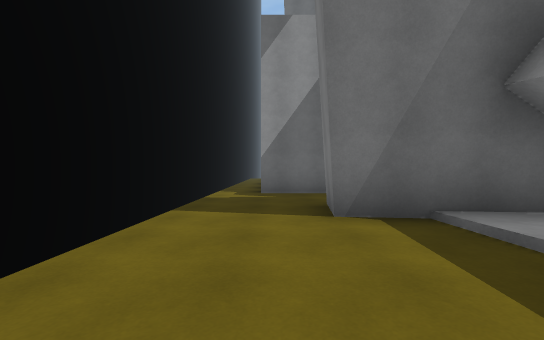
view 1 (above)

20 first-person views from a walk through a Unity game level. The camera is 1.2 m above the floor, looks level and sees 90° across. The floor is counted in squares, 2 m on a side. Each view is taken from the middle of a square. On the plan, view 1 faces up. The plan holds only what a view shows up to about 9 squares ahead; the rest is blank. The place goes on beyond the plan.

view 2
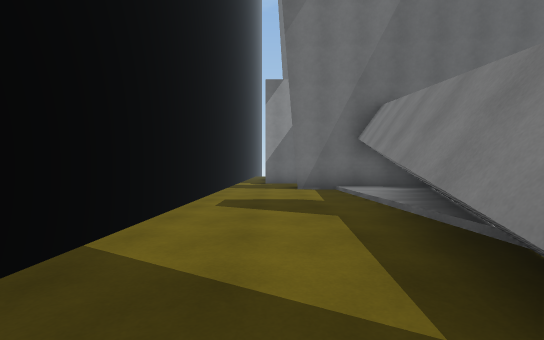

view 3
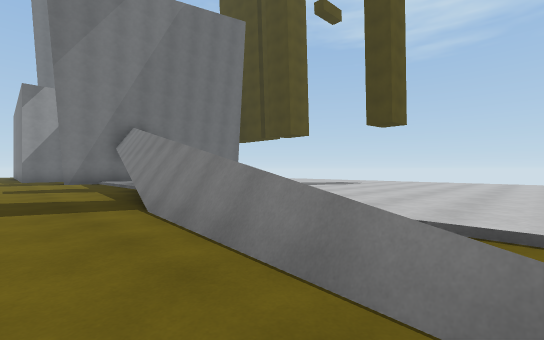

view 4
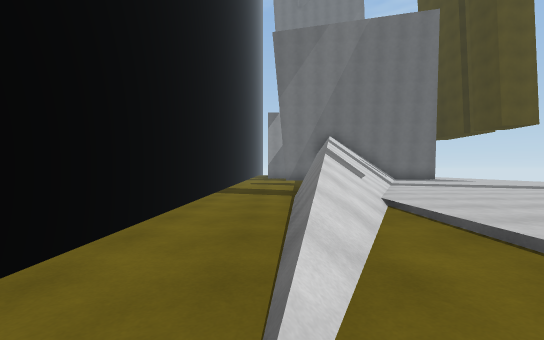

view 5
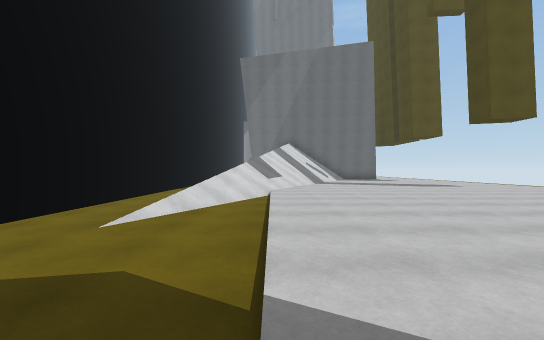

view 6
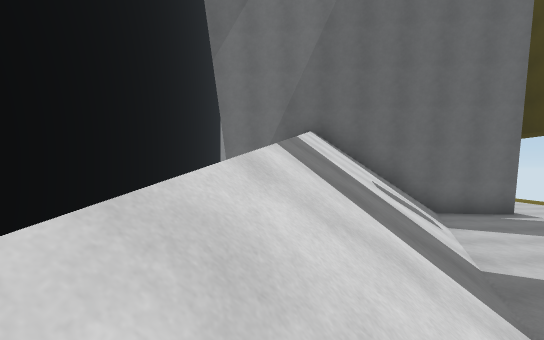

view 7
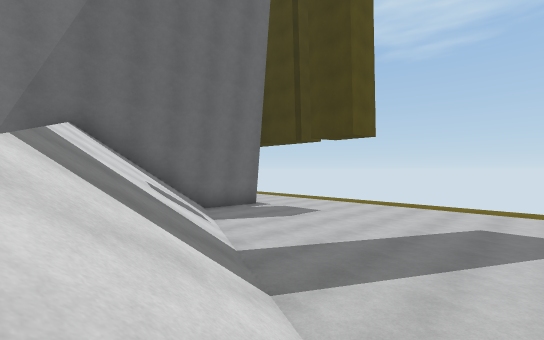

view 8
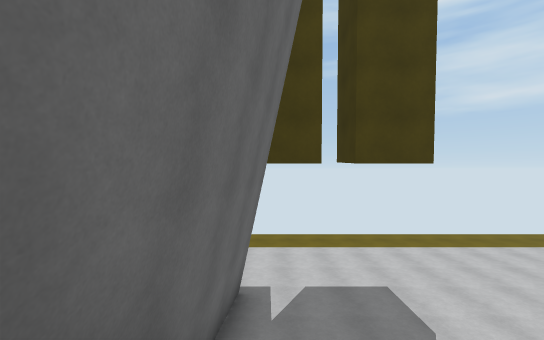

view 9
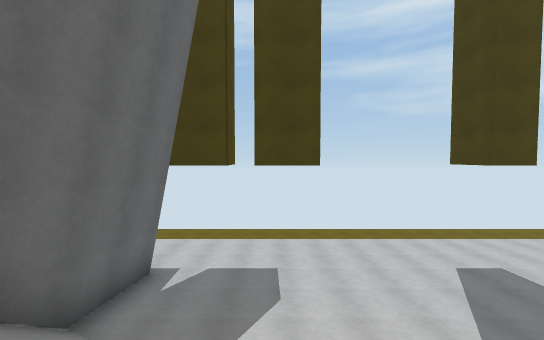

view 10
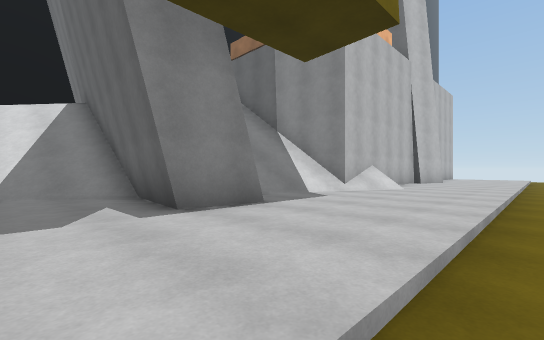

view 11
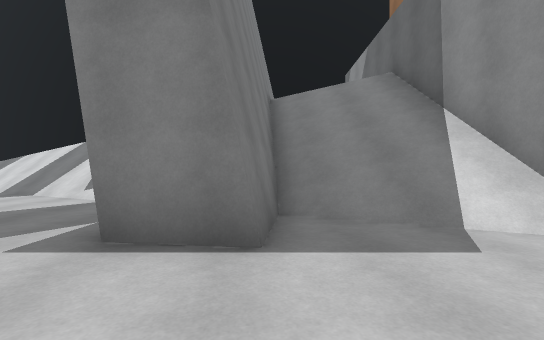

view 12
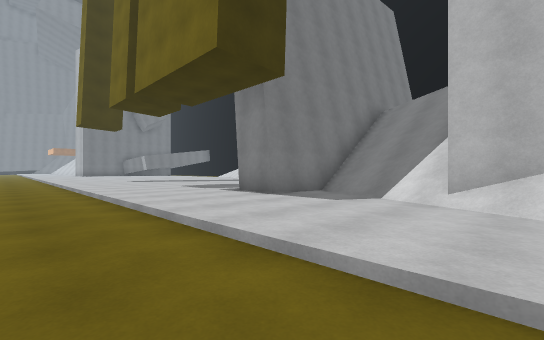

view 13
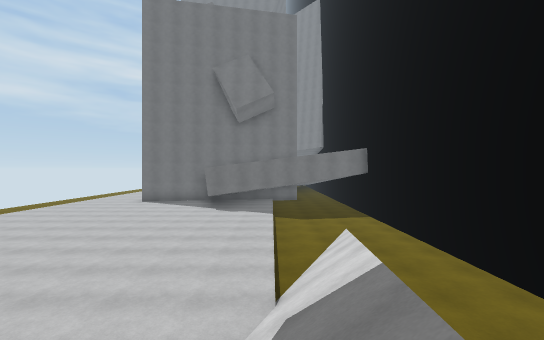

view 14
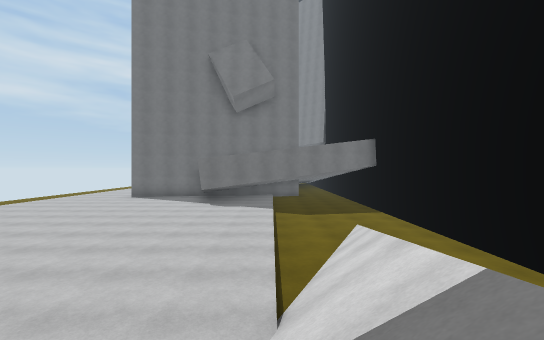

view 15
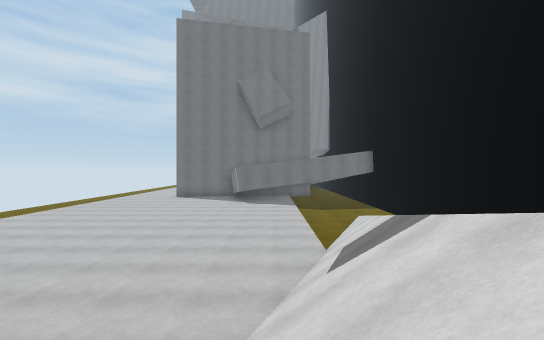

view 16
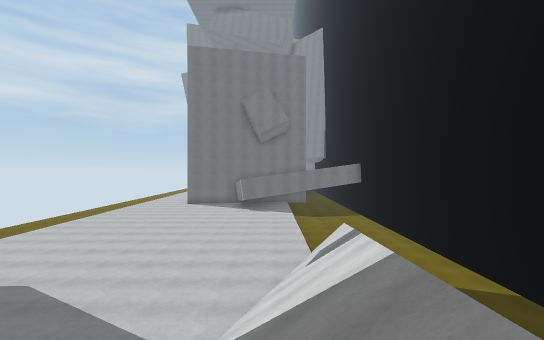

view 17
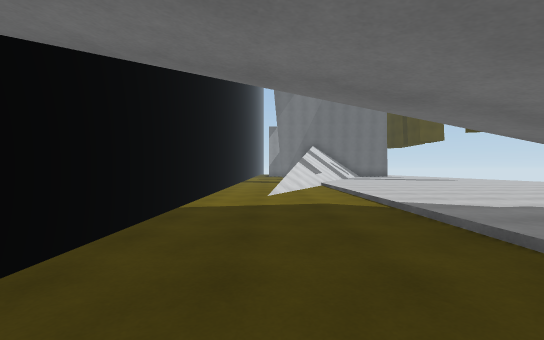

view 18
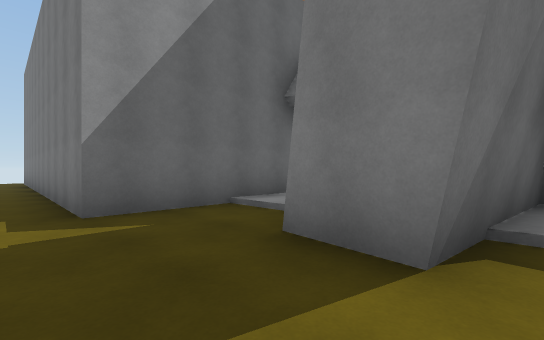

view 19
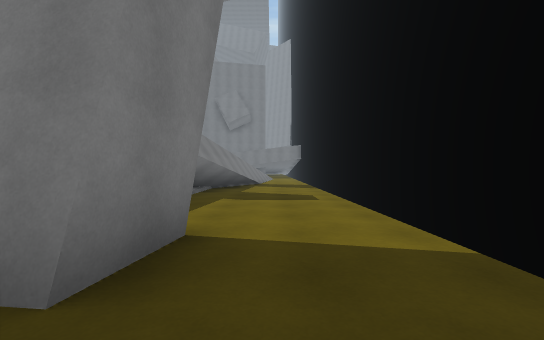

view 20
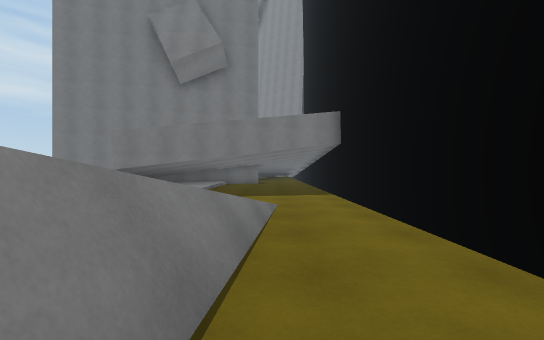

### Floor plan
Key: @ floor where view 1 was taken; # wall or solid block; . main floor; - floor 0.25 m lower than the main floor; / step, stairs or slope; = window, fence, low wall or low ledge.
Columns run from 3 left of view 1 to 13 right of it. Each row starts with its distance up from view 1.
  8  #-#       #/..--
  7  #-#########...--
  6  #---///////...--
  5  #--// /////...--
  4  #--########...--
  3  #---/######...--
  2  #---/ ///.....--
  1  #---/////.....--
  0  #-@- ///......--
 -1  #---=///......--
 -2  #---#//.......--
 -3  #---///.......--
 -4  #--#//........--
 -5  #--=//........--
 -6 ##--=/.........--
 -7 ##--=/.........--
 -8 ##--//.........-
 -9 ##-///.........
-10 ##-/-/.........
-11  #-.-/.........
-12  #---/........
-13  #---/.........
-14  #---/.........
-15  #---/.#
-16  #---####
-17   ---
-18    -

Positions as (right, up) in squares from view 1, and headings:
1: (0, 0), facing up
2: (0, -5), facing up
3: (-1, -10), facing up-right
4: (0, -12), facing up
5: (2, -15), facing up
6: (2, -5), facing up
7: (2, -5), facing up-right
8: (4, 2), facing right
9: (3, 0), facing right
10: (12, 1), facing up-left
11: (11, 4), facing left
12: (13, 8), facing down-left
13: (2, -4), facing down
14: (2, -5), facing down
15: (3, -2), facing down
16: (3, 0), facing down
17: (0, -18), facing up
18: (-1, 3), facing up-right
19: (0, 6), facing down
20: (0, -7), facing down
